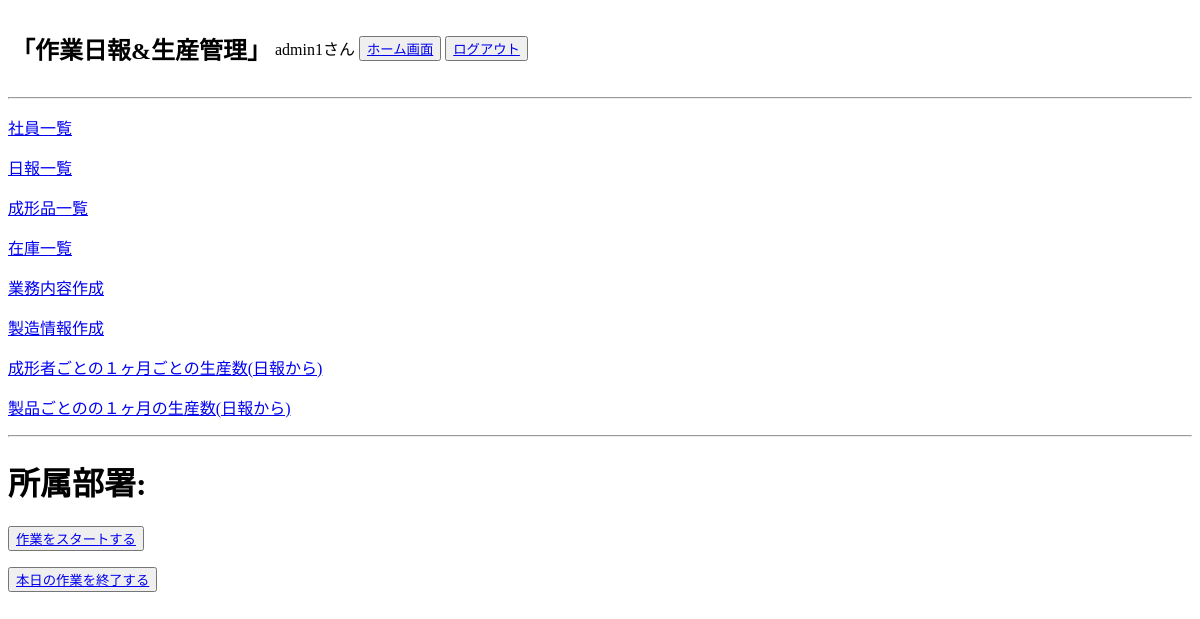
The app's page /daily_report/report_list/ (signed in), older data.
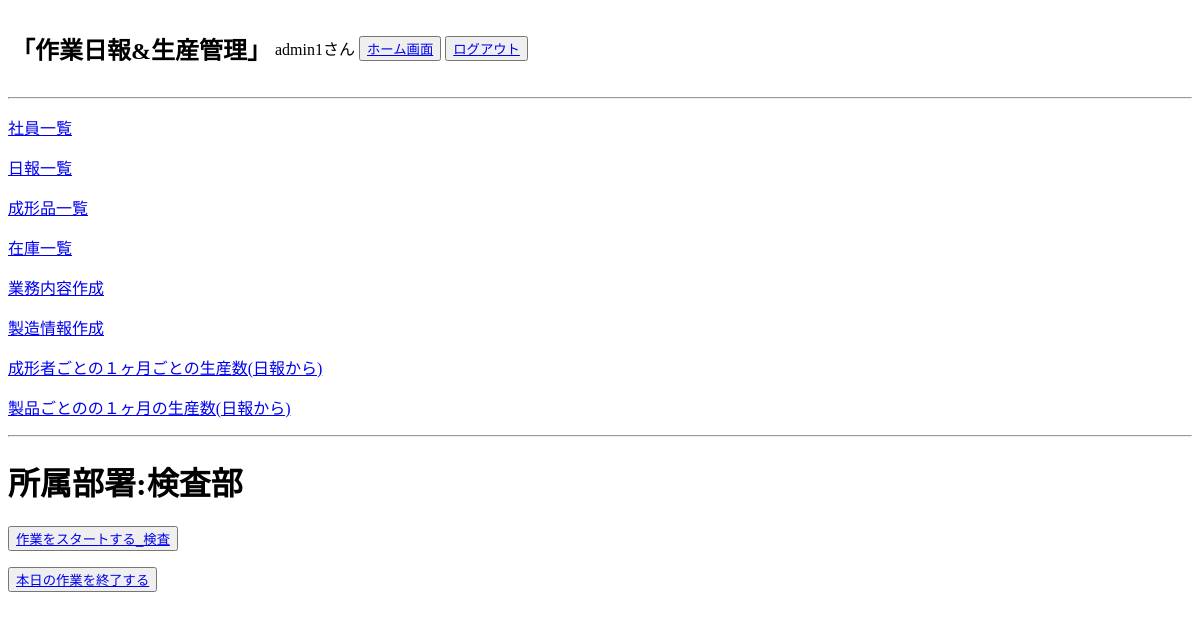
The same page, newer data.
### accounts/models.py (models this page shows, shortened)
class Users(AbstractBaseUser, PermissionsMixin):
    username = models.CharField(max_length=150, unique=True, verbose_name="ユーザー名")
    birthday = models.DateField(null=True,blank=True, verbose_name="生年月日")
    phone = models.IntegerField(null=True,blank=True, verbose_name="携帯番号")
    email = models.EmailField(max_length=255, unique=True, verbose_name="メールアドレス")
    department = models.ForeignKey(
        Departments, on_delete=models.PROTECT, null=True,blank=True
    )
    is_active = models.BooleanField(default=True)
    is_staff = models.BooleanField(default=False)
    USERNAME_FIELD = 'username'
    EMAIL_FIELD = 'email'
    REQUIRED_FIELDS = ['email']
    objects = UsersManager()

class Departments(models.Model):
    name = models.CharField(max_length=50, verbose_name="部署")
    class Meta:
        verbose_name = '部署'
        db_table = 'departments'

### daily_report/views.py (the view)
# urls.py: path('report_list/', ReportListView.as_view(), name='report_list'),
class ReportListView(LoginRequiredMixin, ListView):
    model = Report
    template_name = os.path.join('report', 'report_list.html')
    context_object_name = 'reports'
    def get_queryset(self):
        today = date.today()
        user_obj = self.request.user
        if user_obj.is_authenticated:
             qs = Report.objects.filter(user=user_obj,created_at__date = today)
        else:
            qs = Report.objects.none()
        return qs
    def get_context_data(self, **kwargs):
        context = super().get_context_data(**kwargs)
        today = date.today()
        user_obj = self.request.user
        if user_obj.is_authenticated:
            context['shippings'] = Shipping.objects.filter(user=user_obj, created_at__date=today)
        else:
            context['shippings'] = []
        context['user'] = user_obj
        return context

### templates/report/report_list.html (shortened to what this page needs)
{% extends 'base.html' %}
{% block content %}
<h1>所属部署:{{ user.department.name }}</h1>
{% if request.user.department.name == '製造部' %}
    <button><a href="{% url 'daily_report:report_start' %}">作業をスタートする</a></button>
    {% elif request.user.department.name == '検査部' %}
    <button><a href="{% url 'daily_report:report_start_inspection' %}">作業をスタートする_検査</a></button>
    {% elif request.user.department.name == '出荷部' %}
    <button><a href="{% url 'daily_report:shipping_start'%}">作業をスタートする_出荷</a></button>
    {% else %}
    <button><a href="{% url 'daily_report:report_start' %}">作業をスタートする</a></button>
{% endif %}
<p><button><a href="{% url 'daily_report:logout' %}">本日の作業を終了する</a></button></p>
{% endblock %}

### templates/base.html (shortened to what this page needs)
<!DOCTYPE html>
<html lang="ja">
<head>
</head>
<body>
    <table>
        <tr>
            <td><h2>「作業日報&生産管理」</h2></td>
            <td><p>{{ request.user.username }}さん</p></td>
            {% if request.user.is_staff %}
            <td><button><a href="{% url 'product_management:staff_home' %}">ホーム画面</a></button></td>
            <td><button><a href="{% url 'accounts:logout_user' %}">ログアウト</a></button></td>
            {% else %}
            <td><button><a href="{% url 'daily_report:report_list' %}">ホーム画面</a></button></td>
            <td></td>
            <td>
                <button onclick="confirmLogout()"><a href="#">ログアウトします</a></button>
            </td>
            {% endif %}
        </tr>
    </table>
    <hr>
    {% if request.user.is_staff %}
    <p><a href="{% url 'product_management:staff_user_list' %}">社員一覧</a></p>
    <p><a href="{% url 'product_management:staff_report_list' %}">日報一覧</a></p>
    <p><a href="{% url 'product_management:staff_molding_list' %}">成形品一覧</a></p>
    <p><a href="{% url 'daily_report:stock_list' %}">在庫一覧</a></p>
    <p><a href="{% url 'product_management:staff_business_create' %}">業務内容作成</a></p>
    <p><a href="{% url 'product_management:staff_product_create' %}">製造情報作成</a></p>
    <p><a href="{% url 'product_management:staff_reportusergraph' %}">成形者ごとの１ヶ月ごとの生産数(日報から)</a></p>
    <p><a href="{% url 'product_management:staff_reportproductgraph' %}">製品ごとのの１ヶ月の生産数(日報から)</a></p>
    <hr>
    {% endif %}
    {% block content %}
    {% endblock %}
</body>
</html>

Row changes from the older to the newer data that the page shows:
changed Users "admin1": department.name (not shown) → "検査部"; department_id empty → 2 (drawn)
Text that changed along with them:
text no longer shown: "作業をスタートする"
text now shown: "作業をスタートする_検査"
